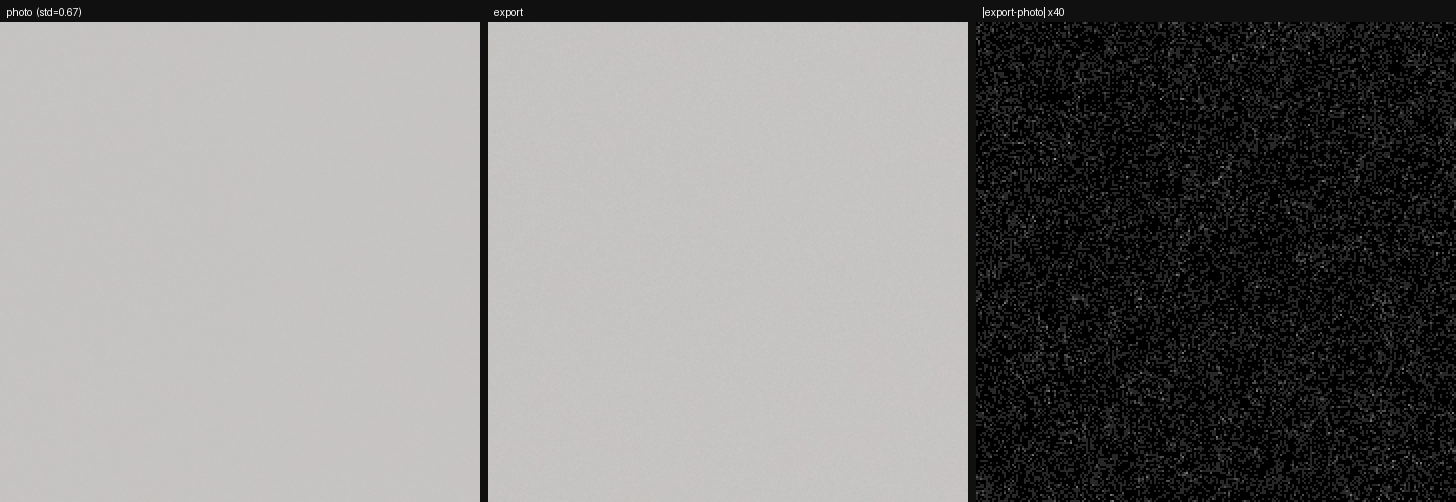
#> input picture tools/jpeg-dither-exp/viz_flat.png, 1456 x 502 px, given in place of FILMKIT_20261009-090810.jpg, which was not available
$ python viz.py
#> lines starting #> are read from the running program, lines starting #| are printed output that depends on the picture; pictures that were not available may be replaced by others from this repository, and a replacement may not be noted
#!/usr/bin/env python3
"""可视化证据：同一块平坦区（无细节）与一块纹理区，原片 vs 导出的放大对比。
若"细节更好"为真，增量应集中在纹理区；若为噪声，增量在平坦区同样显著。"""
import numpy as np
from PIL import Image, ImageDraw

Image.MAX_IMAGE_PIXELS = None
P = "test_temp/"
A  = np.asarray(Image.open(P+"FILMKIT_20261009-090810.jpg"), dtype=np.uint8)
#> A is the input picture: shape (502, 1456, 3); mean R, G, B 130.4, 129.5, 128.3
BR = np.asarray(Image.open(P+"FILMKIT_20261009-090827_edit.jpg"), dtype=np.uint8)
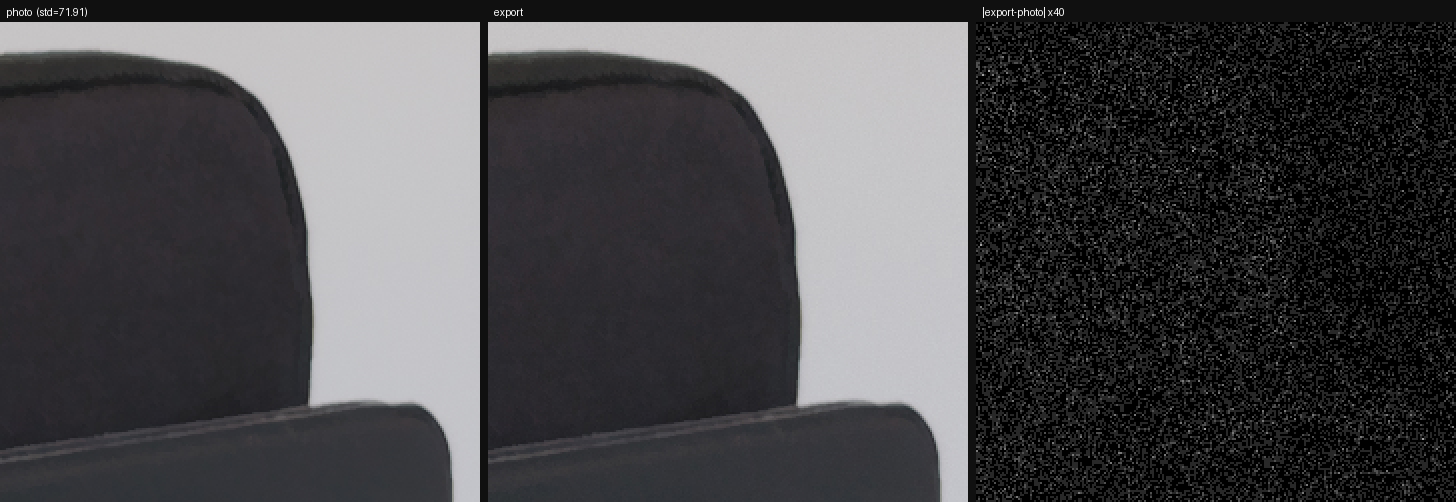
#> input picture tools/jpeg-dither-exp/viz_tex.png, 1456 x 502 px, given in place of FILMKIT_20261009-090827_edit.jpg, which was not available
#> BR is the input picture: shape (502, 1456, 3); mean R, G, B 72.2, 71.4, 73.7
H, W = A.shape[:2]
#> H = 502; W = 1456

def luma(rgb):
    r = rgb[...,0].astype(np.int32); g = rgb[...,1].astype(np.int32); b = rgb[...,2].astype(np.int32)
    return (77*r + 150*g + 29*b) >> 8
LA = luma(A)

K = 240
best_flat = None; best_tex = None
for r in range(0, H-K, K):
    for c in range(0, W-K, K):
        s = float(LA[r:r+K, c:c+K].std())
        if best_flat is None or s < best_flat[0]: best_flat = (s, r, c)
        if best_tex is None or s > best_tex[0]: best_tex = (s, r, c)
#> after the loop, best_flat = (0.637, 240, 0); best_tex = (58.51, 0, 480)
print(f"最平坦块: std={best_flat[0]:.3f} @ ({best_flat[1]},{best_flat[2]})")
#| 最平坦块: std=0.637 @ (240,0)
print(f"最纹理块: std={best_tex[0]:.3f} @ ({best_tex[1]},{best_tex[2]})")
#| 最纹理块: std=58.507 @ (0,480)

SCALE = 2
def tile(img, r, c, label):
    t = img[r:r+K, c:c+K]
    im = Image.fromarray(t).resize((K*SCALE, K*SCALE), Image.NEAREST)
    canvas = Image.new("RGB", (K*SCALE, K*SCALE+22), (16,16,16))
    canvas.paste(im, (0, 22))
    ImageDraw.Draw(canvas).text((6, 6), label, fill=(255,255,255))
    return canvas

def diff_tile(r, c):
    d = np.abs(BR[r:r+K, c:c+K].astype(np.int16) - A[r:r+K, c:c+K].astype(np.int16))
    v = np.clip(d.max(axis=2) * 40, 0, 255).astype(np.uint8)   # ×40 增益
    im = Image.fromarray(np.stack([v]*3, -1)).resize((K*SCALE, K*SCALE), Image.NEAREST)
    canvas = Image.new("RGB", (K*SCALE, K*SCALE+22), (16,16,16))
    canvas.paste(im, (0, 22))
    ImageDraw.Draw(canvas).text((6, 6), "|export-photo| x40", fill=(255,255,255))
    return canvas

for nm, (s, r, c) in (("flat", best_flat), ("tex", best_tex)):
    row = [tile(A, r, c, f"photo  (std={s:.2f})"),
           tile(BR, r, c, "export"),
           diff_tile(r, c)]
    sheet = Image.new("RGB", (K*SCALE*3 + 16, K*SCALE+22), (16,16,16))
    for i, t in enumerate(row):
        sheet.paste(t, (i*(K*SCALE+8), 0))
    sheet.save(f"tools/jpeg-dither-exp/viz_{nm}.png")
    print(f"wrote tools/jpeg-dither-exp/viz_{nm}.png")
#> this loop made 2 passes
#| wrote tools/jpeg-dither-exp/viz_flat.png
#| wrote tools/jpeg-dither-exp/viz_tex.png
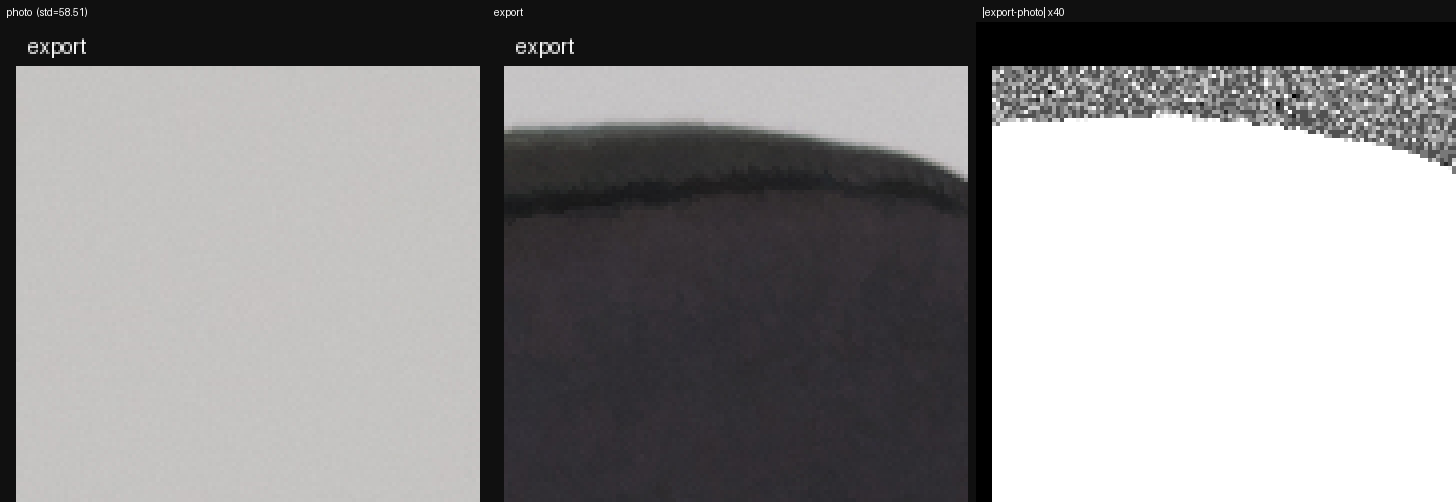
#> sheet: PIL image 1456x502 RGB; mean R, G, B 142.9, 141.8, 142.2
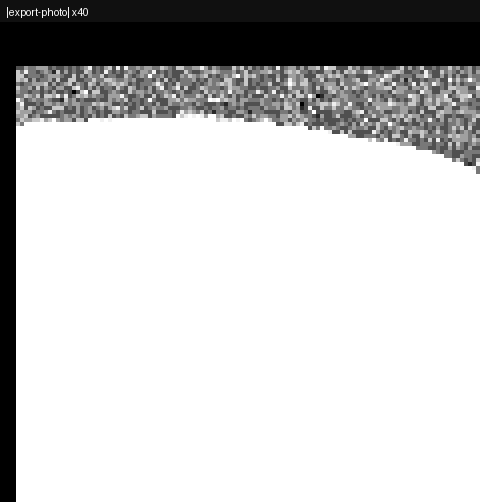
#> t: PIL image 480x502 RGB; min 0, max 255, mean 199.9

# 统计这两块区域
for nm, (s, r, c) in (("平坦块", best_flat), ("纹理块", best_tex)):
    d = np.abs(BR[r:r+K, c:c+K].astype(np.int16) - A[r:r+K, c:c+K].astype(np.int16))
    la = luma(A[r:r+K, c:c+K]).astype(np.float64); lb = luma(BR[r:r+K, c:c+K]).astype(np.float64)
    def lstd(g, k=5):
        ii = np.zeros((g.shape[0]+1, g.shape[1]+1)); ii[1:,1:] = g.cumsum(0).cumsum(1)
        Y, X = np.meshgrid(np.arange(0, g.shape[0]-k+1), np.arange(0, g.shape[1]-k+1), indexing="ij")
        ss = ii[Y+k,X+k]-ii[Y,X+k]-ii[Y+k,X]+ii[Y,X]
        s2 = np.zeros_like(ii); s2[1:,1:] = (g*g).cumsum(0).cumsum(1)
        ss2 = s2[Y+k,X+k]-s2[Y,X+k]-s2[Y+k,X]+s2[Y,X]
        return np.sqrt(np.maximum(ss2/(k*k) - (ss/(k*k))**2, 0))
    ca, cb = lstd(la), lstd(lb)
    print(f"  {nm} @({r},{c}) luma std={s:.2f}: 局部5x5std 原片={ca.mean():.4f} 导出={cb.mean():.4f} "
          f"(Δ={cb.mean()-ca.mean():+.4f}); mean|Δ|={d.mean():.4f}")
#> this loop made 2 passes
#|   平坦块 @(240,0) luma std=0.64: 局部5x5std 原片=0.5632 导出=1.4043 (Δ=+0.8411); mean|Δ|=149.4161
#|   纹理块 @(0,480) luma std=58.51: 局部5x5std 原片=3.8232 导出=4.2794 (Δ=+0.4561); mean|Δ|=108.3356
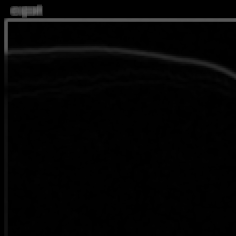
#> cb: shape (236, 236) float64; min 0, max 107.2, mean 4.3
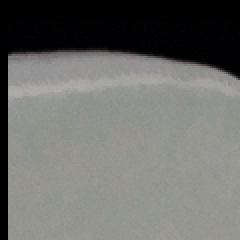
#> d: shape (240, 240, 3) int16; mean R, G, B 109.1, 110, 106
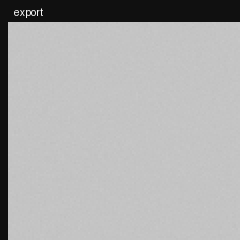
#> la: shape (240, 240) float64; min 16, max 252, mean 174.2
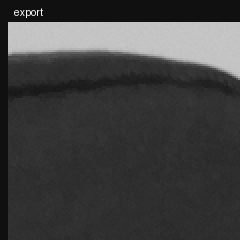
#> lb: shape (240, 240) float64; min 16, max 252, mean 64.9
